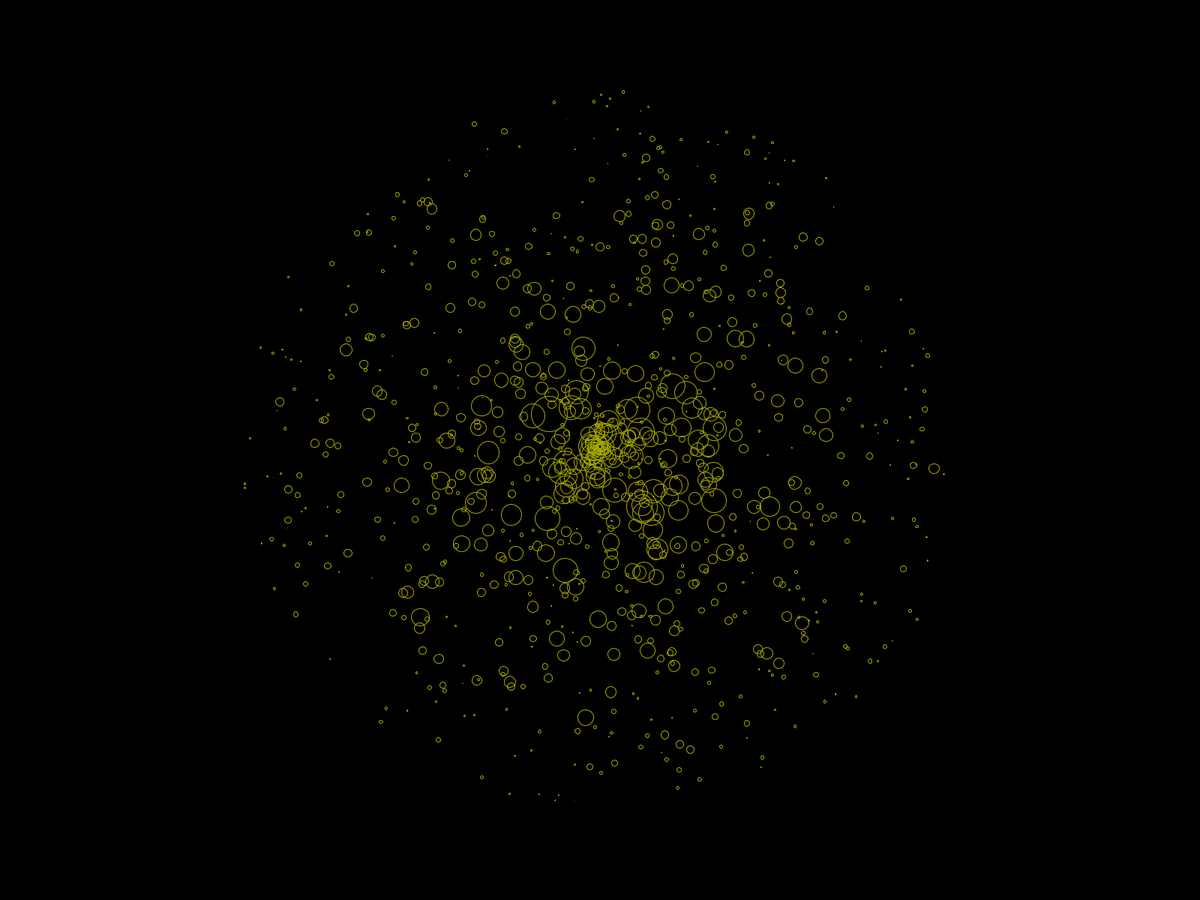
Frame 1 (no input)
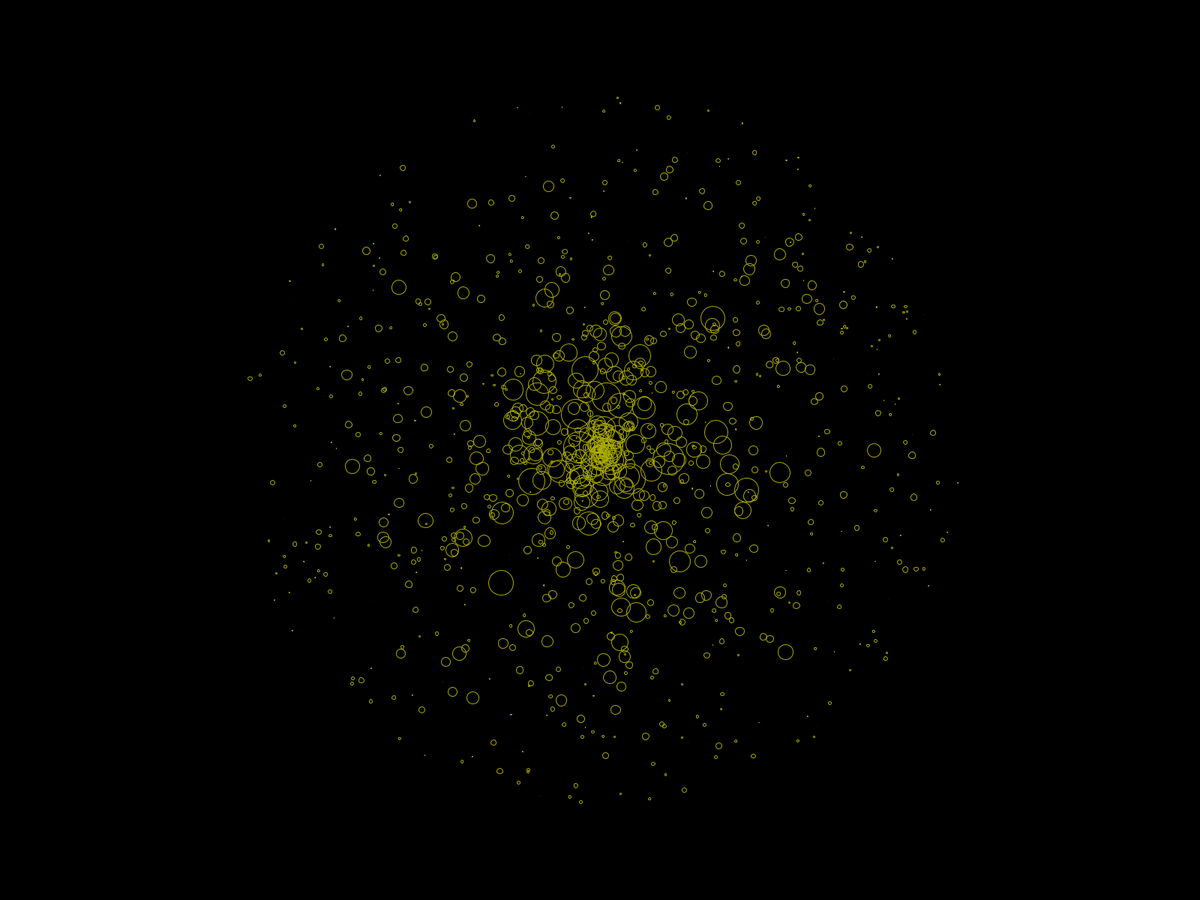
Frame 60 (the mouse pressed at the canvas centre just before this capture)
Frame 120 (the mouse held since frame 60 and released just before this capture): identical to frame 60, image omitted

The Processing sketch that drew these frames (run headless with seeded random() and noise(); from frame 60 on, the mouse is pressed at the canvas centre):

// Processing sketch: sketch_151022a_bubbles
// ── sketch_151022a_bubbles.pde
void setup(){
  fullScreen();  
}

void draw(){
  if(mousePressed) return;
  
  background(0);
  pushMatrix();  
  translate(width / 2, height / 2);
  
  int n = 1000;
  float r = height * .4;
  
  for(int i=0; i<n; i++){
    float angle = random(0, TWO_PI);
    PVector v = PVector.fromAngle(angle);
    v.mult(random(r));
    
    float m = 2;
    float sd = map(v.mag(), 0, r, 20, 2);
    float s = m + randomGaussian() * sd;
    
    stroke(#aaaa00);
    noFill();
    ellipseMode(CENTER);
    ellipse(v.x, v.y, s, s);
  }
  popMatrix();
}
